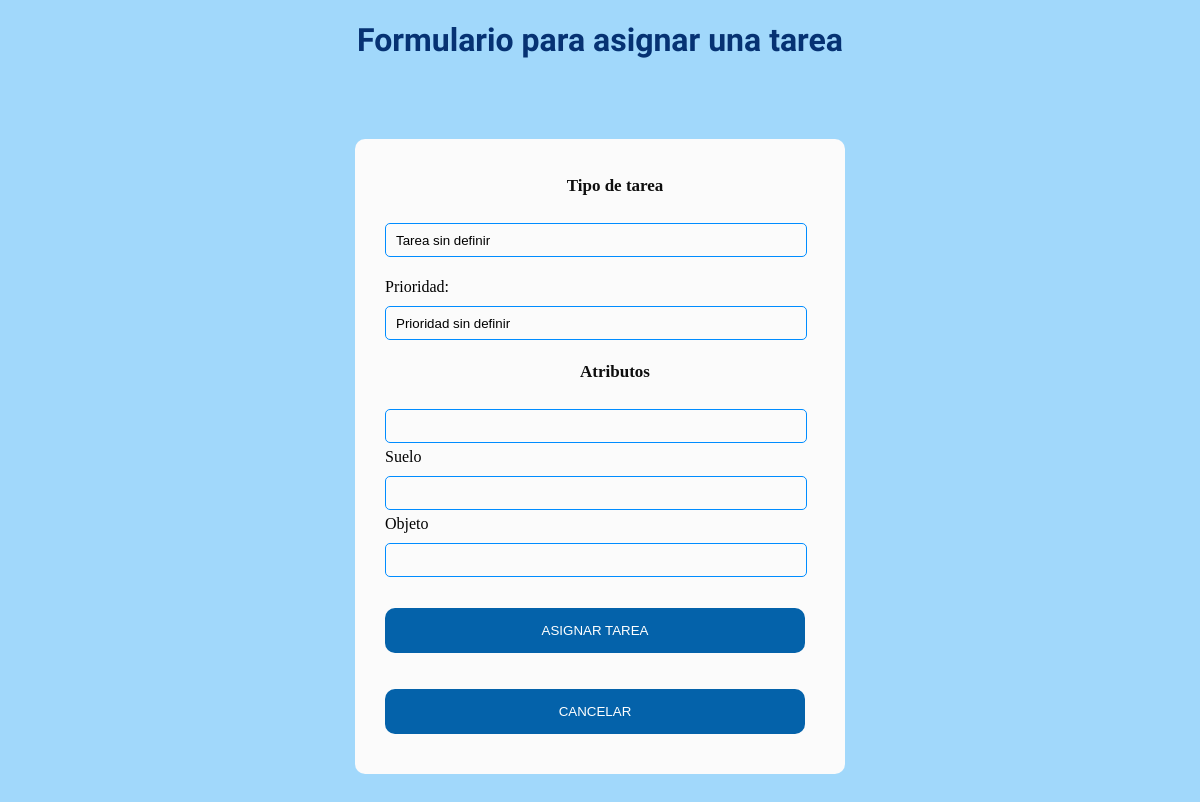
/asignar/2, run on an earlier commit of the app's database.
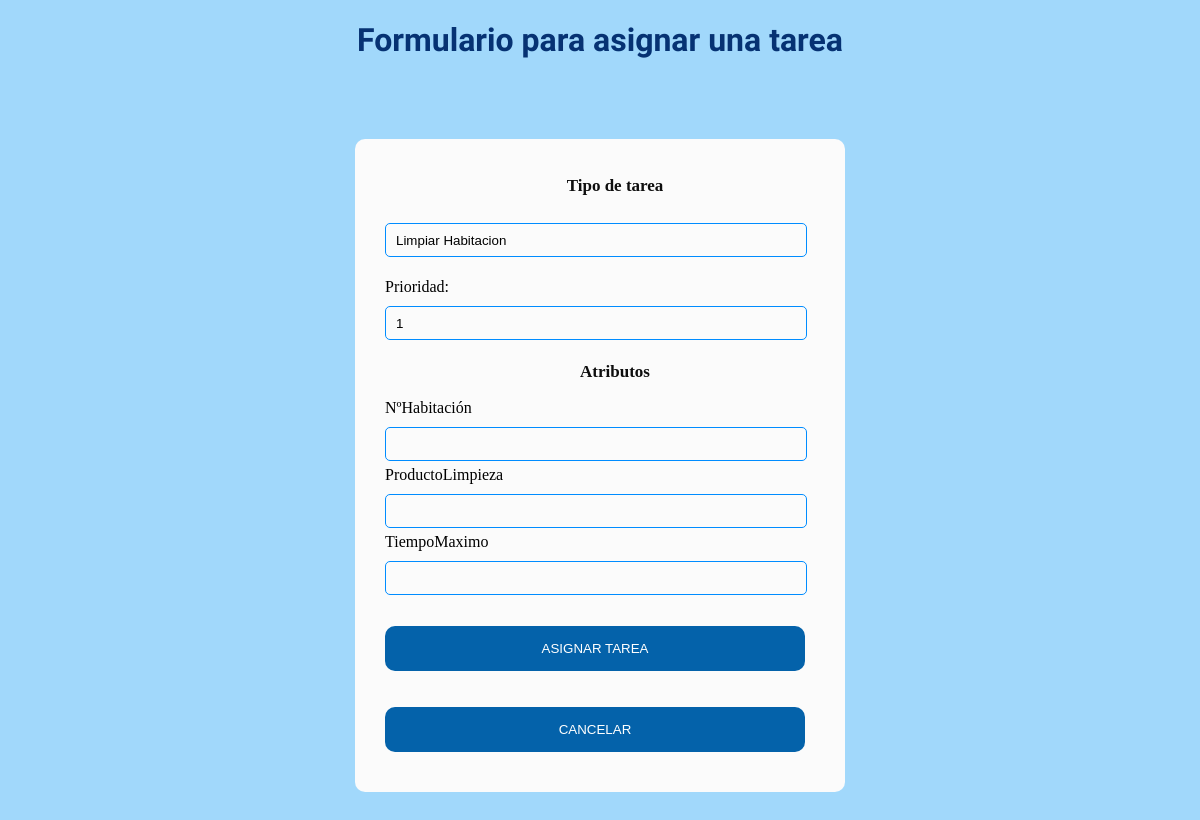
And on a later commit of the database.
### app.py (models this page shows)
class Todo(db.Model): #Tabla para tareas creadas
    id = db.Column(db.Integer, primary_key=True)
    content = db.Column(db.String(200), nullable=False)
    priority = db.Column(db.String(200))        # prioridad
    descripcion = db.Column(db.String(200))             # Descripcion
    atributos = db.Column(db.String(800))               # Atributos

### app.py (the view)
@app.route('/asignar/<int:id>', methods=['POST','GET'])      # Redireccion a formulario asignar tareas
def asignar(id):
    task = Todo.query.get_or_404(id)
    atributosi = task.atributos
    atributosii = atributosi.split(",")
    if request.method == 'POST':
        try:
            cadena_con_todos_los_atributos = ""
            for i in range(len(atributosii)):
                CampName="atributos"+str(i)
                cadena_con_todos_los_atributos = cadena_con_todos_los_atributos + request.form[CampName]  + " - "
            task_content = request.form['nombre']
            task_priority=request.form['prioridad']
            instancia_tarea = InstanciaTarea(content=task_content, priority=task_priority, atributos_asignados=cadena_con_todos_los_atributos)
            db.session.add(instancia_tarea)
            db.session.commit()
            return redirect('/interfaz_encargado.html')
        except:
            return "Error: no se ha podido asignar la tarea"
    else:
        return render_template('/asignar_tarea.html', task=task, taskinfo=atributosii)

### templates/asignar_tarea.html (shortened to what this page needs)
{% extends 'base.html' %}
{% block body %}
    <h1 class="principal" style="text-align:center"> Formulario para asignar una tarea</h1>
    <div class="acceso">
        <form action="/asignar/{{ task.id }}" method="POST">
            <p>
                <h3 style="text-align:center">Tipo de tarea</h3>
                <input type="text" name="nombre" size="45" value="{{ task.content }}" readonly="readonly" >
            </p>
            <p>
                Prioridad:
                <input type="text" name="prioridad" size="45" value="{{ task.priority }}">
            </p>
            <p>
                <h3 style="text-align:center">Atributos</h3>
            {% for atr in taskinfo %}
            {{ atr }}
                <input type="text" name="atributos{{ taskinfo.index(atr) }}" size="45">
                <br>
            {% endfor %}
            </p>
            <p>
                <input type="submit"  class="buttonAnadirTarea" value="Asignar tarea" >
            </p>
            <button type="button" class="buttonAnadirTarea"
                onClick="window.location.href='/interfaz_encargado.html';">Cancelar</button>
        </form>
    </div>
    {% endblock %}

What changed in the data, as far as the page shows it:
changed Todo: nombre "Tarea sin definir" → "Limpiar Habitacion"; prioridad "Prioridad sin definir" → "1"
Also different on the page:
new list line: "NºHabitación "
new list line: "ProductoLimpieza "
new list line: "TiempoMaximo "
list line gone: "Suelo "
list line gone: "Objeto "
